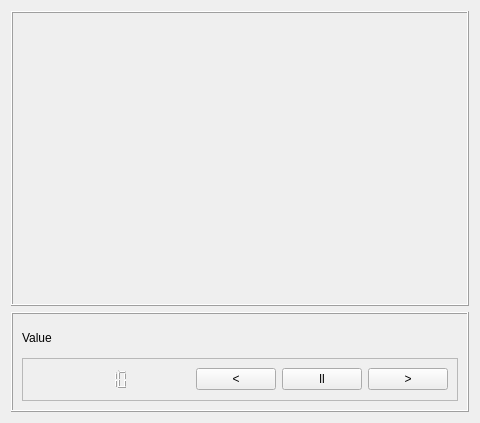
<?xml version="1.0" encoding="UTF-8"?>
<ui version="4.0">
 <class>BaseSortWidget</class>
 <widget class="QWidget" name="BaseSortWidget">
  <property name="geometry">
   <rect>
    <x>0</x>
    <y>0</y>
    <width>480</width>
    <height>423</height>
   </rect>
  </property>
  <property name="windowTitle">
   <string>Form</string>
  </property>
  <layout class="QVBoxLayout" name="verticalLayout">
   <item>
    <widget class="QFrame" name="frameSorting">
     <property name="enabled">
      <bool>true</bool>
     </property>
     <property name="sizePolicy">
      <sizepolicy hsizetype="Preferred" vsizetype="Preferred">
       <horstretch>0</horstretch>
       <verstretch>0</verstretch>
      </sizepolicy>
     </property>
     <property name="minimumSize">
      <size>
       <width>0</width>
       <height>0</height>
      </size>
     </property>
     <property name="sizeIncrement">
      <size>
       <width>0</width>
       <height>0</height>
      </size>
     </property>
     <property name="acceptDrops">
      <bool>false</bool>
     </property>
     <property name="frameShape">
      <enum>QFrame::Box</enum>
     </property>
     <property name="frameShadow">
      <enum>QFrame::Raised</enum>
     </property>
     <property name="midLineWidth">
      <number>0</number>
     </property>
     <layout class="QHBoxLayout" name="horizontalLayout_2">
      <property name="spacing">
       <number>9</number>
      </property>
      <property name="sizeConstraint">
       <enum>QLayout::SetDefaultConstraint</enum>
      </property>
      <property name="leftMargin">
       <number>5</number>
      </property>
      <property name="topMargin">
       <number>5</number>
      </property>
      <property name="rightMargin">
       <number>5</number>
      </property>
      <property name="bottomMargin">
       <number>5</number>
      </property>
      <item>
       <layout class="QHBoxLayout" name="horLayoutSorting">
        <property name="spacing">
         <number>2</number>
        </property>
        <property name="leftMargin">
         <number>5</number>
        </property>
        <property name="topMargin">
         <number>5</number>
        </property>
        <property name="rightMargin">
         <number>5</number>
        </property>
        <property name="bottomMargin">
         <number>5</number>
        </property>
       </layout>
      </item>
     </layout>
    </widget>
   </item>
   <item>
    <widget class="QFrame" name="frameNavigation">
     <property name="sizePolicy">
      <sizepolicy hsizetype="Preferred" vsizetype="Fixed">
       <horstretch>0</horstretch>
       <verstretch>0</verstretch>
      </sizepolicy>
     </property>
     <property name="minimumSize">
      <size>
       <width>0</width>
       <height>100</height>
      </size>
     </property>
     <property name="maximumSize">
      <size>
       <width>16777215</width>
       <height>100</height>
      </size>
     </property>
     <property name="baseSize">
      <size>
       <width>0</width>
       <height>0</height>
      </size>
     </property>
     <property name="frameShape">
      <enum>QFrame::Box</enum>
     </property>
     <property name="frameShadow">
      <enum>QFrame::Raised</enum>
     </property>
     <layout class="QVBoxLayout" name="verticalLayout_3">
      <item>
       <widget class="QLabel" name="lblExplanation">
        <property name="autoFillBackground">
         <bool>true</bool>
        </property>
        <property name="text">
         <string>Value</string>
        </property>
       </widget>
      </item>
      <item>
       <widget class="QFrame" name="frame">
        <property name="frameShape">
         <enum>QFrame::StyledPanel</enum>
        </property>
        <property name="frameShadow">
         <enum>QFrame::Raised</enum>
        </property>
        <layout class="QHBoxLayout" name="horizontalLayout_3">
         <item>
          <widget class="QLCDNumber" name="lcdNumActStep">
           <property name="sizePolicy">
            <sizepolicy hsizetype="Fixed" vsizetype="Minimum">
             <horstretch>0</horstretch>
             <verstretch>0</verstretch>
            </sizepolicy>
           </property>
           <property name="minimumSize">
            <size>
             <width>10</width>
             <height>0</height>
            </size>
           </property>
           <property name="baseSize">
            <size>
             <width>10</width>
             <height>2</height>
            </size>
           </property>
           <property name="frameShape">
            <enum>QFrame::NoFrame</enum>
           </property>
           <property name="frameShadow">
            <enum>QFrame::Raised</enum>
           </property>
           <property name="midLineWidth">
            <number>1</number>
           </property>
           <property name="smallDecimalPoint">
            <bool>false</bool>
           </property>
           <property name="digitCount">
            <number>10</number>
           </property>
           <property name="segmentStyle">
            <enum>QLCDNumber::Filled</enum>
           </property>
           <property name="value" stdset="0">
            <double>10.000000000000000</double>
           </property>
           <property name="intValue" stdset="0">
            <number>10</number>
           </property>
          </widget>
         </item>
         <item>
          <spacer name="horizontalSpacer_2">
           <property name="orientation">
            <enum>Qt::Horizontal</enum>
           </property>
           <property name="sizeHint" stdset="0">
            <size>
             <width>40</width>
             <height>20</height>
            </size>
           </property>
          </spacer>
         </item>
         <item>
          <spacer name="horizontalSpacer">
           <property name="orientation">
            <enum>Qt::Horizontal</enum>
           </property>
           <property name="sizeHint" stdset="0">
            <size>
             <width>40</width>
             <height>20</height>
            </size>
           </property>
          </spacer>
         </item>
         <item>
          <widget class="QPushButton" name="btnPrevStep">
           <property name="sizePolicy">
            <sizepolicy hsizetype="Fixed" vsizetype="Fixed">
             <horstretch>0</horstretch>
             <verstretch>0</verstretch>
            </sizepolicy>
           </property>
           <property name="text">
            <string>&lt;</string>
           </property>
          </widget>
         </item>
         <item>
          <widget class="QPushButton" name="btnPlayPause">
           <property name="sizePolicy">
            <sizepolicy hsizetype="Fixed" vsizetype="Fixed">
             <horstretch>0</horstretch>
             <verstretch>0</verstretch>
            </sizepolicy>
           </property>
           <property name="text">
            <string>ll</string>
           </property>
          </widget>
         </item>
         <item>
          <widget class="QPushButton" name="btnNextStep">
           <property name="sizePolicy">
            <sizepolicy hsizetype="Fixed" vsizetype="Fixed">
             <horstretch>0</horstretch>
             <verstretch>0</verstretch>
            </sizepolicy>
           </property>
           <property name="text">
            <string>&gt;</string>
           </property>
          </widget>
         </item>
        </layout>
       </widget>
      </item>
     </layout>
    </widget>
   </item>
  </layout>
 </widget>
 <resources/>
 <connections/>
</ui>
